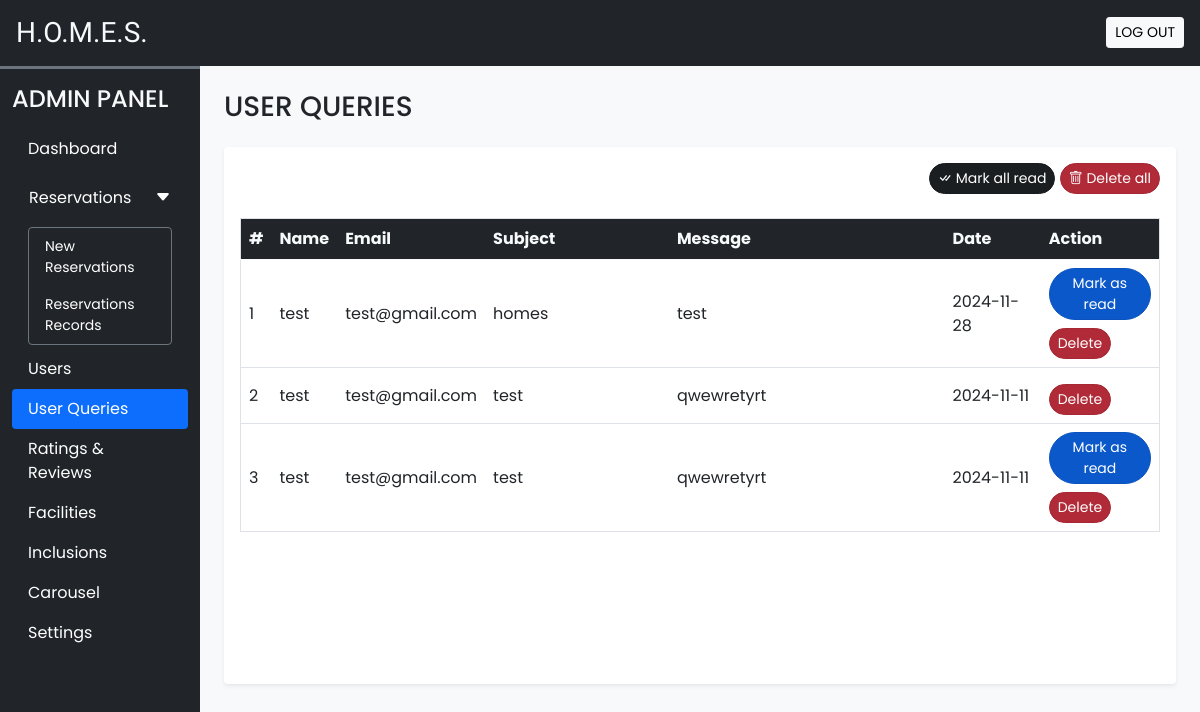
/admin/user_queries.php (signed in), run on an earlier commit of the app's database.
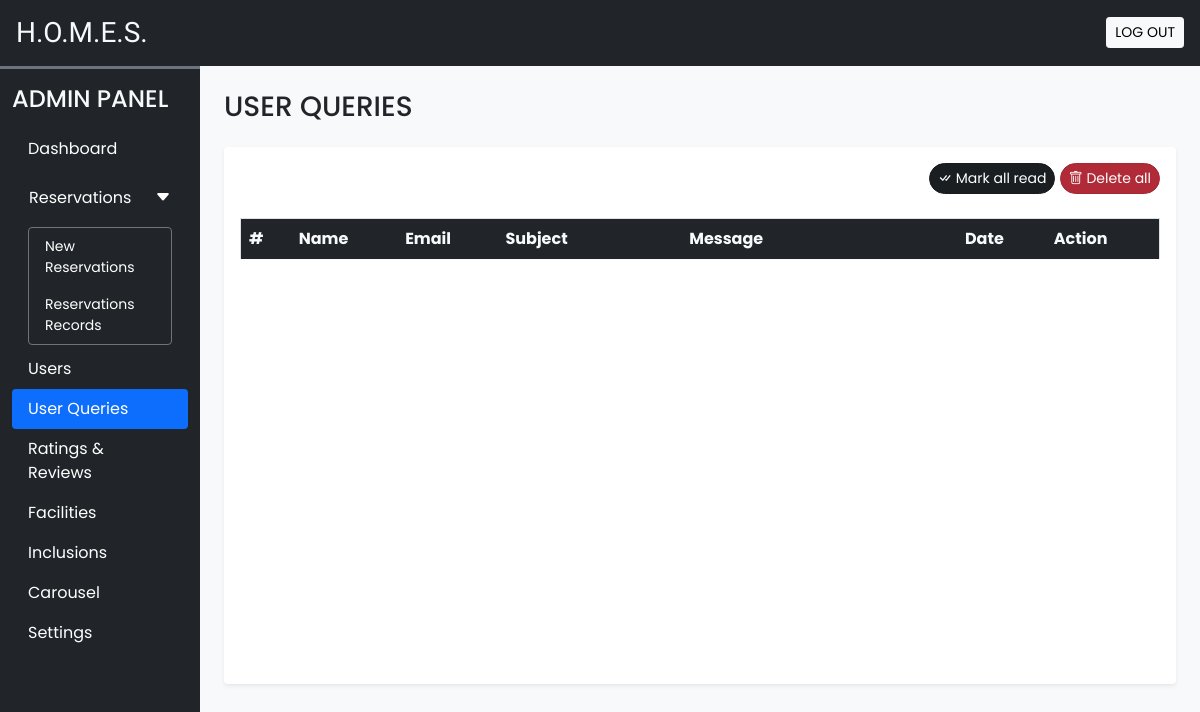
And on a later commit of the database.
### tables this page shows
CREATE TABLE `user_queries` (
  `sr_no` int(11) NOT NULL,
  `name` varchar(50) NOT NULL,
  `email` varchar(150) NOT NULL,
  `subject` varchar(200) NOT NULL,
  `message` varchar(500) NOT NULL,
  `date` date NOT NULL DEFAULT current_timestamp(),
  `seen` tinyint(4) NOT NULL DEFAULT 0
);

### admin/user_queries.php (the view, shortened to what this page needs)
<!DOCTYPE html>
<html lang="en">
<head>
    <?php require('inc/links.php') ?>
</head>
<body class="bg-light">
    <?php include('inc/header.php'); ?>
    <div class="container-fluid" id="main-content">
        <div class="row">
            <div class="col-lg-10 ms-auto p-4 overflow-hidden">
                <h3 class="mb-4">USER QUERIES</h3>
                <div class="card border-0 shadow-sm mb-4">
                    <div class="card-body">
                        <div class="text-end mb-4">
                            <a href="?seen=all" class="btn btn-dark rounded-pill shadow-none btn-sm">
                                <i class="bi bi-check-all"></i> Mark all read
                            </a>
                            <a href="?del=all" class="btn btn-danger rounded-pill shadow-none btn-sm">
                                <i class="bi bi-trash"></i> Delete all
                            </a>
                        </div>
                        <div class="table-responsive-md" style="height: 450px; overflow-y: scroll;">
                            <table class="table table-hover border ">
                                <thead class="sticky-top ">
                                    <tr class="bg-dark text-light ">
                                        <th scope="col">#</th>
                                        <th scope="col">Name</th>
                                        <th scope="col">Email</th>
                                        <th scope="col" width="20%">Subject</th>
                                        <th scope="col" width="30%">Message</th>
                                        <th scope="col">Date</th>
                                        <th scope="col">Action</th>
                                    </tr>
                                </thead>
                                <tbody class="align-middle">
                                    <?php
                                    $q = "SELECT * FROM `user_queries` ORDER BY `sr_no` DESC";
                                    $data = mysqli_query($con, $q);
                                    $i = 1;
                                    while($row = mysqli_fetch_assoc($data))
                                    {
                                        $seen = '';
                                        if($row['seen'] !=1){
                                            $seen = "<a href='?seen=$row[sr_no]' class='btn btn-sm rounded-pill btn-primary'>Mark as read</a> <br>";
                                        }
                                        $seen .= "<a href='?del=$row[sr_no]' class='btn btn-sm rounded-pill btn-danger mt-2'>Delete</a>";
                                        echo <<< query
                                            <tr>
                                                <td>$i</td>
                                                <td>$row[name]</td>
                                                <td>$row[email]</td>
                                                <td>$row[subject]</td>
                                                <td>$row[message]</td>
                                                <td>$row[date]</td>
                                                <td>$seen</td>
                                            </tr>
                                        query;
                                        $i++;
                                    }
                                    ?>
                                </tbody>
                            </table>
                        </div>
                    </div>
                </div>
            </div>
        </div>
    </div>
</body>
</html>

What changed in the data, as far as the page shows it:
removed user_queries: name "test", email "test@gmail.com", subject "homes", message "test", date "2024-11-28"
removed user_queries: name "test", email "test@gmail.com", subject "test", message "qwewretyrt", date "2024-11-11"
removed user_queries: name "test", email "test@gmail.com", subject "test", message "qwewretyrt", date "2024-11-11"
